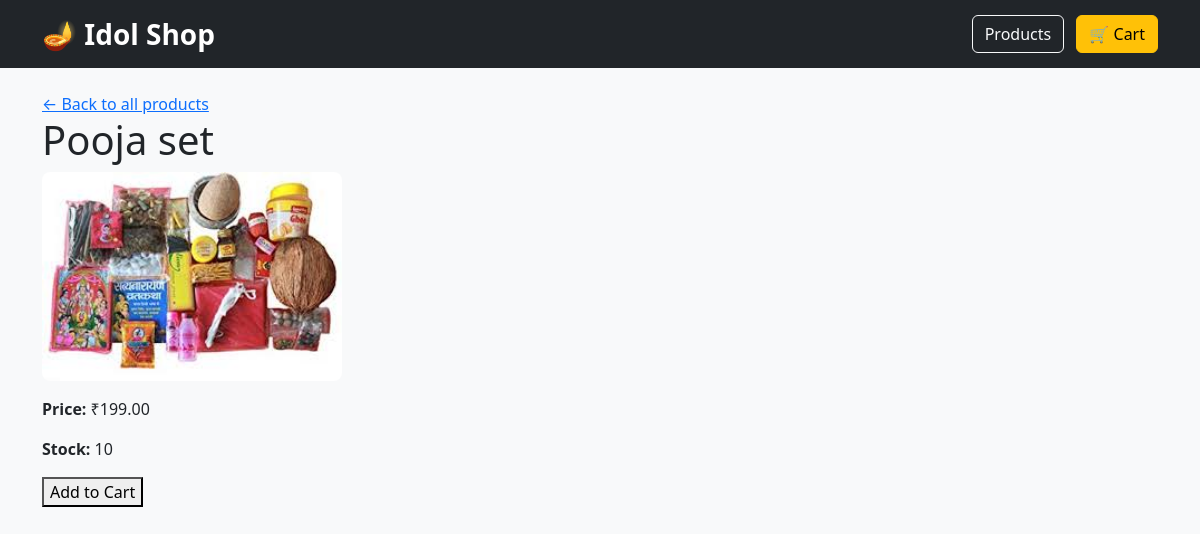
/products/pooja-items/, run on the app's committed database.
### products/models.py (models this page shows, shortened)
class Product(models.Model):
    name = models.CharField(max_length=200)
    slug = models.SlugField(max_length=200, unique=True)
    category = models.ForeignKey(Category, on_delete=models.SET_NULL, null=True, related_name="products")
    description = models.TextField(blank=True)
    price = models.DecimalField(max_digits=10, decimal_places=2)
    stock = models.PositiveIntegerField(default=0)
    is_active = models.BooleanField(default=True)
    created_at = models.DateTimeField(auto_now_add=True)

class ProductImage(models.Model):
    product = models.ForeignKey(Product, on_delete=models.CASCADE, related_name="images")
    image = models.ImageField(upload_to="products/")
    is_primary = models.BooleanField(default=False)

### products/views.py (the view)
# urls.py: path("<slug:slug>/", views.product_detail, name="product_detail"),
def product_detail(request, slug):
    product = get_object_or_404(Product, slug=slug, is_active=True)
    return render(request, "products/product_detail.html", {
        "product": product
    })

### products/templates/products/product_detail.html (shortened to what this page needs)
{% extends "base.html" %}
{% block content %}
    <a href="{% url 'products:product_list' %}">&larr; Back to all products</a>
    <h1>{{ product.name }}</h1>
    {% for img in product.images.all %}
        <img src="{{ img.image.url }}" width="300" style="border-radius: 8px;">
    {% endfor %}
    <p><strong>Price:</strong> ₹{{ product.price }}</p>
    <p><strong>Stock:</strong> {{ product.stock }}</p>
    <form action="{% url 'products:cart_add' product.id %}" method="post">
        <button type="submit">Add to Cart</button>
    </form>
{% endblock %}

### templates/base.html (style rules this page uses)
body { background:#f8f9fa; }

### data on the page
Product: name "Pooja set", price "199.00", stock "10"
ProductImage: image (picture)
